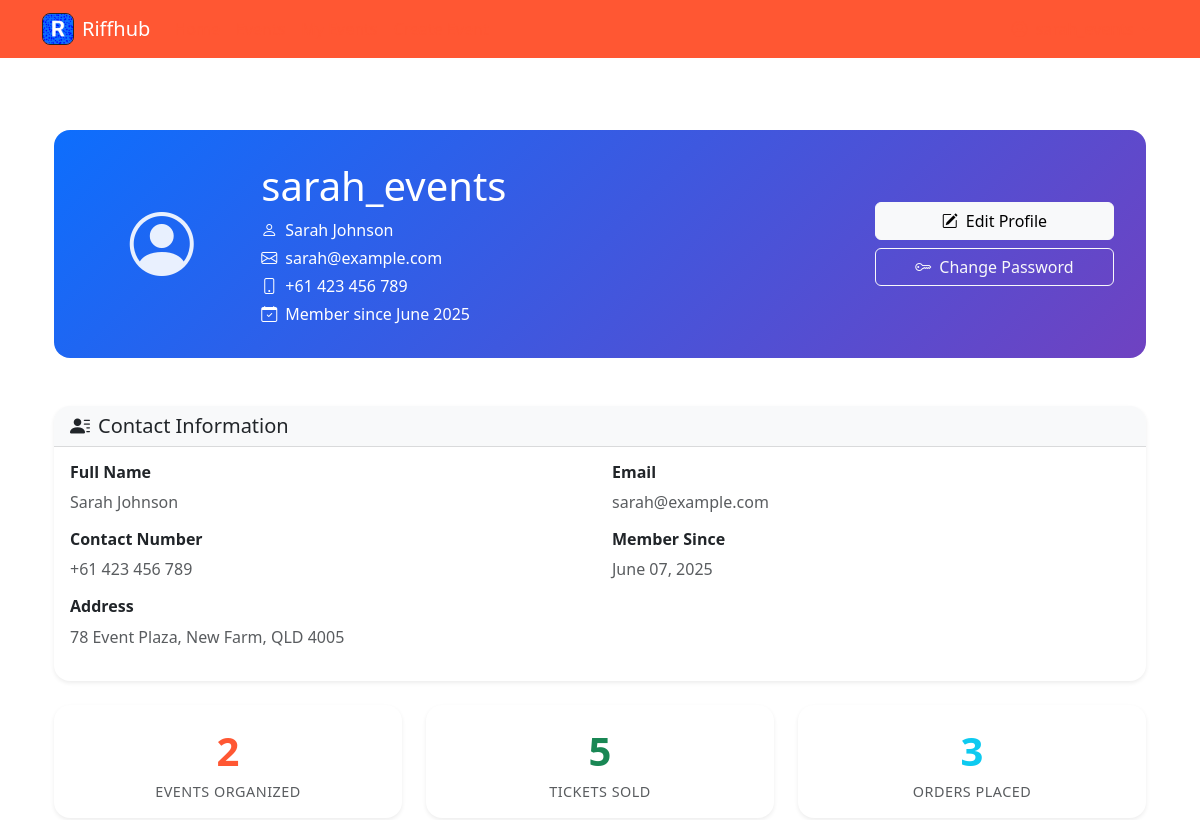
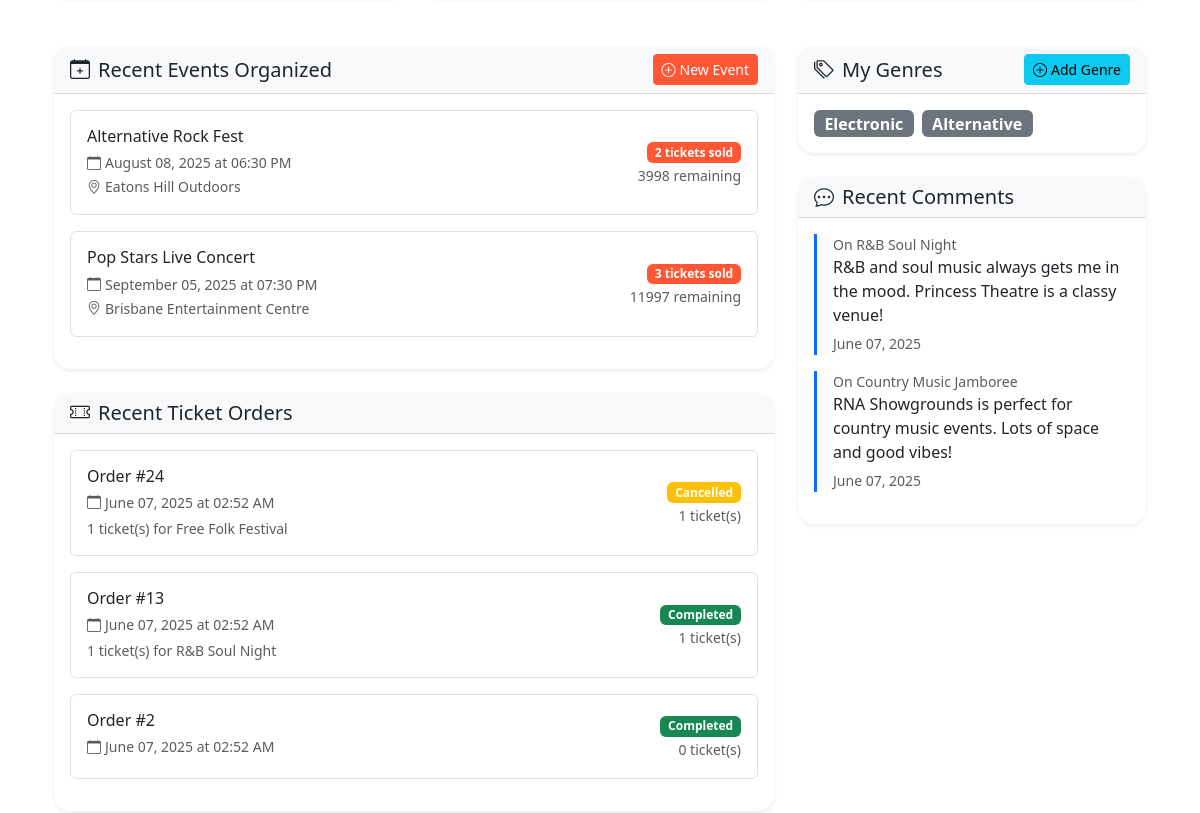
Before: /auth/profile (signed in, upper part) with the older database file (2 pictures, top to bottom).
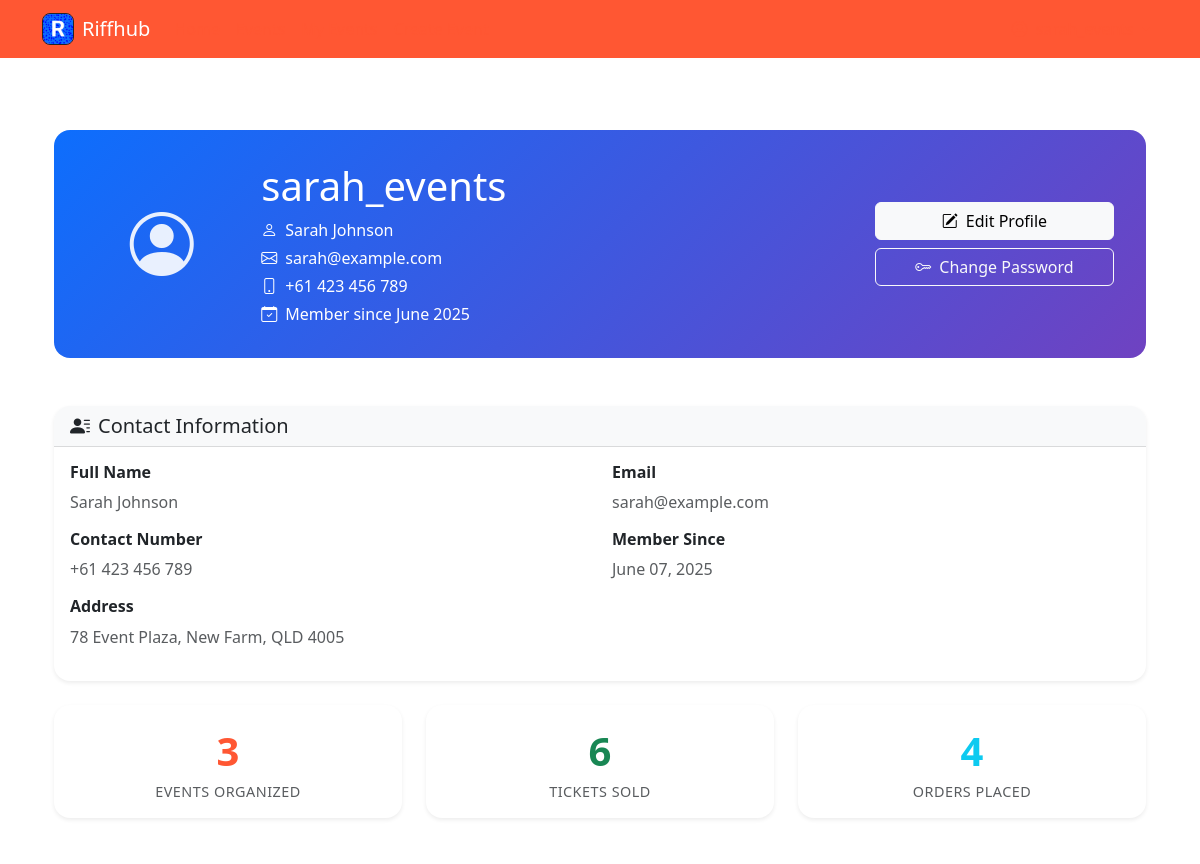
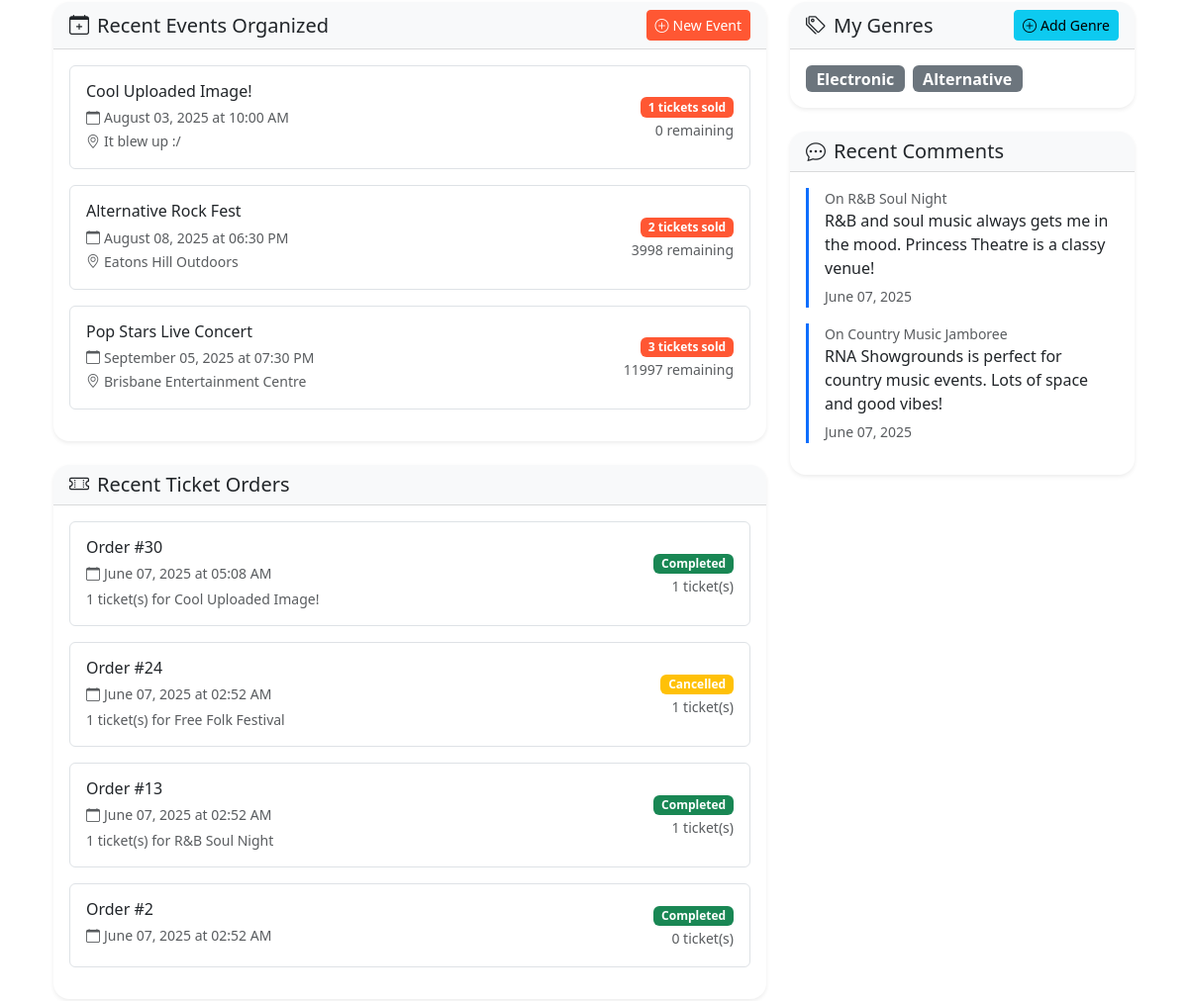
After: the same page with the newer database file (2 pictures, top to bottom).
### riffhub/models.py (models this page shows, shortened)
class User(db.Model):
    __tablename__ = 'users'
    id = db.Column(db.Integer, primary_key=True)
    username = db.Column(db.String(80), unique=True, nullable=False)
    email = db.Column(db.String(120), unique=True, nullable=False)
    password_hash = db.Column(db.String(128), nullable=False)
    first_name = db.Column(db.String(50), nullable=False)
    surname = db.Column(db.String(50), nullable=False)
    contact_number = db.Column(db.String(20), nullable=False)
    street_address = db.Column(db.Text, nullable=False)
    created_at = db.Column(db.DateTime, default=datetime.utcnow)
    events = db.relationship('Event', backref='organizer', lazy='dynamic', cascade='all, delete-orphan')
    orders = db.relationship('Order', backref='user', lazy='dynamic', cascade='all, delete-orphan')
    comments = db.relationship('Comment', backref='user', lazy='dynamic', cascade='all, delete-orphan')
    genres = db.relationship('Genre', backref='user', lazy='dynamic', cascade='all, delete-orphan')
    @property
    def password(self):
        raise AttributeError('password is not a readable attribute')
    @property
    def full_name(self):
        return f"{self.first_name} {self.surname}"

class Event(db.Model):
    __tablename__ = 'events'
    id = db.Column(db.Integer, primary_key=True)
    title = db.Column(db.String(120), nullable=False)
    description = db.Column(db.Text)
    genre_id = db.Column(db.Integer, db.ForeignKey('genres.id'))
    date = db.Column(db.Date, nullable=False)
    time = db.Column(Time, nullable=False)
    location = db.Column(db.String(120))
    image = db.Column(db.String(255))
    capacity = db.Column(db.Integer, default=0)  # 0 means unlimited capacity
    price = db.Column(db.Double, default=0)  # 0 means free entry
    organizer_id = db.Column(db.Integer, db.ForeignKey('users.id'))
    created_at = db.Column(db.DateTime, default=datetime.utcnow)
    tickets = db.relationship('Ticket', backref='event', lazy='dynamic', cascade='all, delete-orphan')
    comments = db.relationship('Comment', backref='event', lazy='dynamic', cascade='all, delete-orphan')
    @property
    def ticket_count(self):
        from riffhub.models import Order  # Importing here to avoid circular imports
        return db.session.query(db.func.sum(Ticket.quantity))\
            .join(Order)\
            .filter(Ticket.event_id == self.id)\
            .filter(Order.status == 'completed')\
            .scalar() or 0
    @property
    def available_tickets(self):
        if self.capacity <= 0:  # Unlimited capacity
            return None
        return max(0, self.capacity - self.ticket_count)

class Order(db.Model):
    __tablename__ = 'orders'
    id = db.Column(db.Integer, primary_key=True)
    user_id = db.Column(db.Integer, db.ForeignKey('users.id'), nullable=False)
    order_date = db.Column(db.DateTime, default=datetime.utcnow)
    status = db.Column(db.String(20), default='completed')  # could be 'pending', 'completed', 'cancelled'
    tickets = db.relationship('Ticket', backref='order', lazy='dynamic', cascade='all, delete-orphan')
    @property
    def total_tickets(self):
        return sum(ticket.quantity for ticket in self.tickets)

class Ticket(db.Model):
    __tablename__ = 'tickets'
    id = db.Column(db.Integer, primary_key=True)
    order_id = db.Column(db.Integer, db.ForeignKey('orders.id'), nullable=False)
    event_id = db.Column(db.Integer, db.ForeignKey('events.id'), nullable=False)
    quantity = db.Column(db.Integer, nullable=False, default=1)
    created_at = db.Column(db.DateTime, default=datetime.utcnow)

class Genre(db.Model):
    __tablename__ = 'genres'
    id = db.Column(db.Integer, primary_key=True)
    title = db.Column(db.String(20), nullable=False)
    user_id = db.Column(db.Integer, db.ForeignKey('users.id'), nullable=False)
    events = db.relationship('Event', backref='genre', lazy='dynamic')

class Comment(db.Model):
    __tablename__ = 'comments'
    id = db.Column(db.Integer, primary_key=True)
    user_id = db.Column(db.Integer, db.ForeignKey('users.id'), nullable=False)
    event_id = db.Column(db.Integer, db.ForeignKey('events.id'), nullable=False)
    body = db.Column(db.Text, nullable=False)
    created_at = db.Column(db.DateTime, default=datetime.utcnow)

### riffhub/blueprints/auth/routes.py (the view)
@bp.route('/profile')
def profile():
    if 'user_id' not in session:
        flash('Please log in to access your profile', 'danger')
        return redirect(url_for('auth.login'))
    user = User.query.get_or_404(session['user_id'])
    events_organized = user.events.count()
    total_tickets_sold = sum(event.ticket_count for event in user.events)
    orders = user.orders.order_by(desc(Order.order_date)).all()
    genres = user.genres.all()
    recent_events = user.events.order_by(desc(Event.created_at)).limit(5).all()
    recent_comments = user.comments.order_by(desc('created_at')).limit(5).all()
    return render_template('profile.html',
                           user=user,
                           events_organized=events_organized,
                           total_tickets_sold=total_tickets_sold,
                           orders=orders,
                           genres=genres,
                           recent_events=recent_events,
                           recent_comments=recent_comments)

### riffhub/blueprints/auth/templates/profile.html (shortened to what this page needs)
{% extends 'base.html' %}
{% import 'macros.html' as macros %}
{% block content %}
<div class="container my-5">
    <div class="profile-header mb-5">
        <div class="row align-items-center">
            <div class="col-md-2 text-center">
                <div class="profile-avatar">
                    <i class="bi bi-person-circle"></i>
                </div>
            </div>
            <div class="col-md-7">
                <h1 class="mb-2">{{ user.username }}</h1>
                <p class="text-white mb-1">
                    <i class="bi bi-person me-2"></i>{{ user.full_name }}
                </p>
                <p class="text-white mb-1">
                    <i class="bi bi-envelope me-2"></i>{{ user.email }}
                </p>
                <p class="text-white mb-1">
                    <i class="bi bi-phone me-2"></i>{{ user.contact_number }}
                </p>
                <p class="text-white mb-0">
                    <i class="bi bi-calendar-check me-2"></i>Member since {{ user.created_at.strftime('%B %Y') }}
                </p>
            </div>
            <div class="col-md-3">
                <div class="d-grid gap-2">
                    <a href="{{ url_for('auth.edit_profile') }}" class="btn btn-light">
                        <i class="bi bi-pencil-square me-2"></i>Edit Profile
                    </a>
                    <a href="{{ url_for('auth.change_password') }}" class="btn btn-outline-light">
                        <i class="bi bi-key me-2"></i>Change Password
                    </a>
                </div>
            </div>
        </div>
    </div>
    <div class="row mb-4">
        <div class="col-12">
            <div class="card">
                <div class="card-header">
                    <h5 class="mb-0">
                        <i class="bi bi-person-lines-fill me-2"></i>Contact Information
                    </h5>
                </div>
                <div class="card-body">
                    <div class="row">
                        <div class="col-md-6">
                            <h6 class="fw-bold">Full Name</h6>
                            <p class="text-muted">{{ user.full_name }}</p>
                        </div>
                        <div class="col-md-6">
                            <h6 class="fw-bold">Email</h6>
                            <p class="text-muted">{{ user.email }}</p>
                        </div>
                        <div class="col-md-6">
                            <h6 class="fw-bold">Contact Number</h6>
                            <p class="text-muted">{{ user.contact_number }}</p>
                        </div>
                        <div class="col-md-6">
                            <h6 class="fw-bold">Member Since</h6>
                            <p class="text-muted">{{ user.created_at.strftime('%B %d, %Y') }}</p>
                        </div>
                        <div class="col-12">
                            <h6 class="fw-bold">Address</h6>
                            <p class="text-muted">{{ user.street_address }}</p>
                        </div>
                    </div>
                </div>
            </div>
        </div>
    </div>
    <div class="row g-4 mb-5">
        <div class="col-md-4">
            <div class="card text-center h-100">
                <div class="card-body">
                    <div class="stat-number text-primary">{{ events_organized }}</div>
                    <div class="stat-label text-muted">Events Organized</div>
                </div>
            </div>
        </div>
        <div class="col-md-4">
            <div class="card text-center h-100">
                <div class="card-body">
                    <div class="stat-number text-success">{{ total_tickets_sold }}</div>
                    <div class="stat-label text-muted">Tickets Sold</div>
                </div>
            </div>
        </div>
        <div class="col-md-4">
            <div class="card text-center h-100">
                <div class="card-body">
                    <div class="stat-number text-info">{{ orders|length }}</div>
                    <div class="stat-label text-muted">Orders Placed</div>
                </div>
            </div>
        </div>
    </div>
    <div class="row">
        <div class="col-lg-8">
            <div class="card mb-4">
                <div class="card-header d-flex justify-content-between align-items-center">
                    <h5 class="mb-0">
                        <i class="bi bi-calendar-plus me-2"></i>Recent Events Organized
                    </h5>
                    <a href="{{ url_for('events.create') }}" class="btn btn-primary btn-sm">
                        <i class="bi bi-plus-circle me-1"></i>New Event
                    </a>
                </div>
                <div class="card-body">
                    {% if recent_events %}
                    {% for event in recent_events %}
                    <div class="border rounded p-3 mb-3">
                        <div class="row align-items-center">
                            <div class="col-md-8">
                                <h6 class="mb-1">{{ event.title }}</h6>
                                <small class="text-muted">
                                    <i class="bi bi-calendar me-1"></i>{{ event.date.strftime('%B %d, %Y') }} at {{
                                    event.time.strftime('%I:%M %p') }}
                                </small>
                                {% if event.location %}
                                <br><small class="text-muted">
                                    <i class="bi bi-geo-alt me-1"></i>{{ event.location }}
                                </small>
                                {% endif %}
                            </div>
                            <div class="col-md-4 text-end">
                                <span class="badge bg-primary">{{ event.ticket_count }} tickets sold</span>
                                {% if event.capacity > 0 %}
                                <br><small class="text-muted">{{ event.available_tickets }} remaining</small>
                                {% endif %}
                            </div>
                        </div>
                    </div>
                    {% endfor %}
                    {% endif %}
                </div>
            </div>
            <div class="card mb-4">
                <div class="card-header">
                    <h5 class="mb-0">
                        <i class="bi bi-ticket-perforated me-2"></i>Recent Ticket Orders
                    </h5>
                </div>
                <div class="card-body">
                    {% if orders %}
                    {% for order in orders[:5] %}
                    <div class="border rounded p-3 mb-3">
                        <div class="row align-items-center">
                            <div class="col-md-8">
                                <h6 class="mb-1">Order #{{ order.id }}</h6>
                                <small class="text-muted">
                                    <i class="bi bi-calendar me-1"></i>{{ order.order_date.strftime('%B %d, %Y at %I:%M
                                    %p') }}
                                </small>
                                <div class="mt-1">
                                    {% for ticket in order.tickets %}
                                    <small class="d-block text-muted">
                                        {{ ticket.quantity }} ticket(s) for {{ ticket.event.title }}
                                    </small>
                                    {% endfor %}
                                </div>
                            </div>
                            <div class="col-md-4 text-end">
                                <span class="badge bg-{{ 'success' if order.status == 'completed' else 'warning' }}">
                                    {{ order.status.title() }}
                                </span>
                                <br><small class="text-muted">{{ order.total_tickets }} ticket(s)</small>
                            </div>
                        </div>
                    </div>
                    {% endfor %}
                    {% endif %}
                </div>
            </div>
        </div>
        <div class="col-lg-4">
            <div class="card mb-4">
                <div class="card-header d-flex justify-content-between align-items-center">
                    <h5 class="mb-0">
                        <i class="bi bi-tags me-2"></i>My Genres
                    </h5>
                    <a href="{{ url_for('events.genres') }}" class="btn btn-info btn-sm">
                        <i class="bi bi-plus-circle me-1"></i>Add Genre
                    </a>
                </div>
                <div class="card-body">
                    {% if genres %}
                    <div class="d-flex flex-wrap gap-2">
                        {% for genre in genres %}
                        <span class="badge bg-secondary fs-6">{{ genre.title }}</span>
                        {% endfor %}
                    </div>
                    {% endif %}
                </div>
            </div>
            {% if recent_comments %}
            <div class="card mb-4">
                <div class="card-header">
                    <h5 class="mb-0">
                        <i class="bi bi-chat-dots me-2"></i>Recent Comments
                    </h5>
                </div>
                <div class="card-body">
                    {% for comment in recent_comments %}
                    <div class="border-start border-primary border-3 ps-3 mb-3">
                        <small class="text-muted d-block">On {{ comment.event.title }}</small>
                        <p class="mb-1">{{ comment.body }}</p>
                        <small class="text-muted">{{ comment.created_at.strftime('%B %d, %Y') }}</small>
                    </div>
                    {% endfor %}
                </div>
            </div>
            {% endif %}
        </div>
    </div>
</div>
{% endblock %}

Changed rows visible on the page:
added Event: title "Cool Uploaded Image!", date "August 03, 2025", time "10:00 AM", location "It blew up :/", ticket_count "1", available_tickets "0"
added Order: id "30", order_date "June 07, 2025 at 05:08 AM", status "Completed", total_tickets "1"
added Ticket: quantity "1", event "Cool Uploaded Image!", shown under "30"
Other visible differences:
{{ events_organized }}: "2" → "3"
{{ total_tickets_sold }}: "5" → "6"
{{ orders|length }}: "3" → "4"
